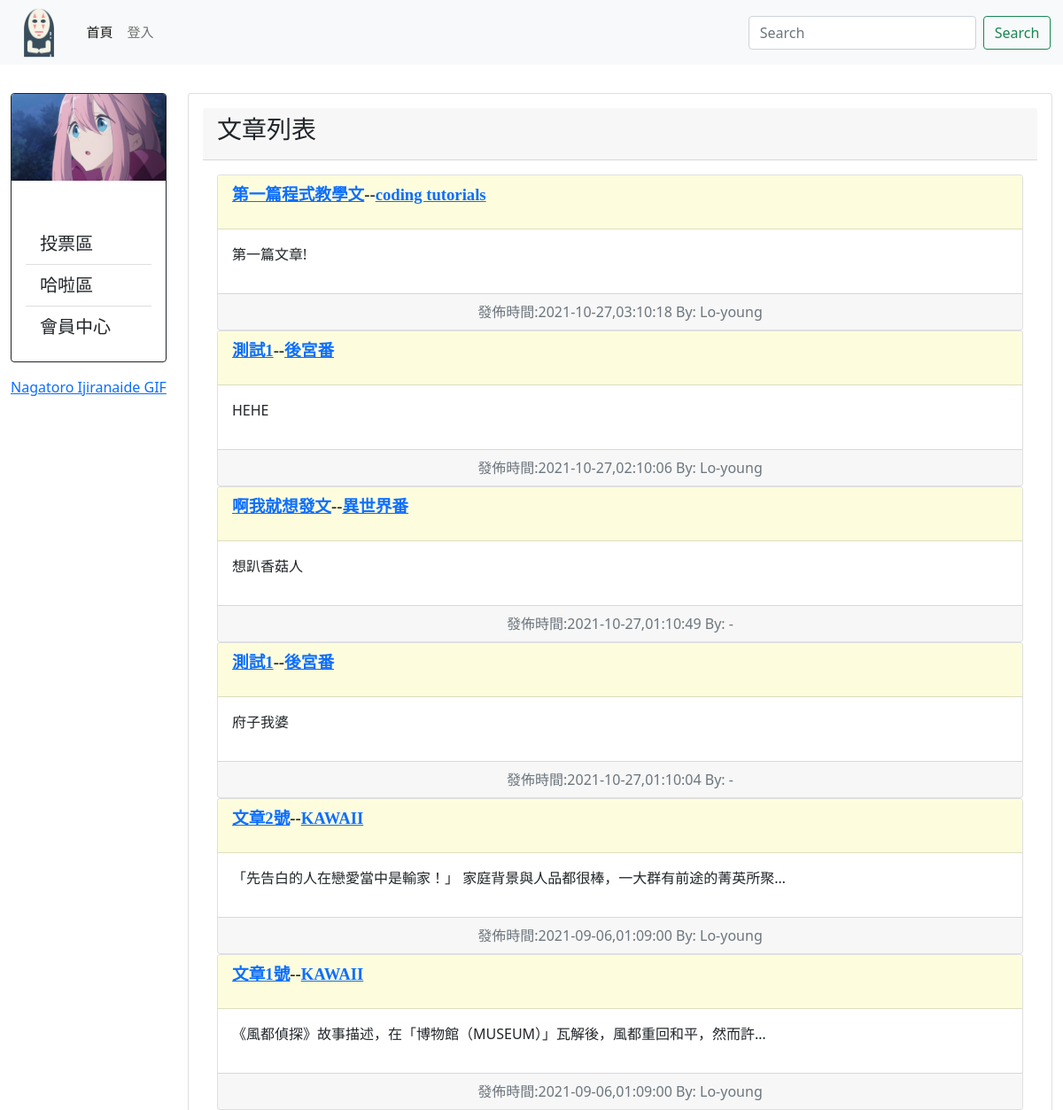
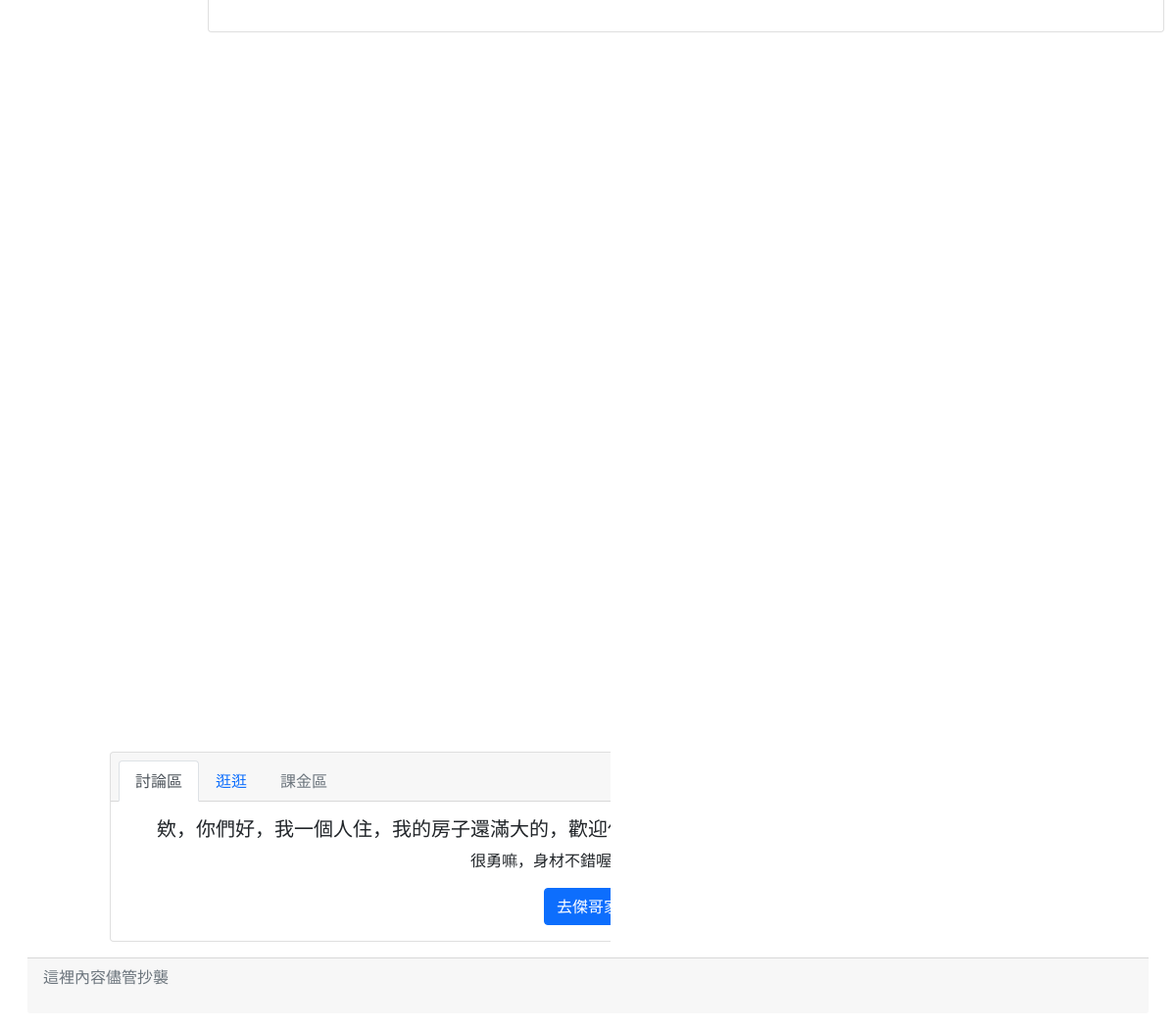
The page / on the database its author committed (2 pictures, top to bottom).
### mainsite/models.py (models this page shows, shortened)
class Post(models.Model):
	pub_title=models.CharField(max_length=200)
	title_tag=models.CharField(max_length=255)
	author=models.ForeignKey(User,on_delete=models.CASCADE)
	pub_body=models.TextField()
	category=models.CharField(max_length=255,default='KAWAII')
	slug=models.CharField(max_length=200)
	pub_date=models.DateTimeField(auto_now_add=True)

### mainsite/views.py (the view)
# urls.py: path('',HomeView.as_view(),name="home"),
class HomeView(ListView):
	model=Post
	template_name="index.html"
	cats=Category.objects.all()
	ordering=['-pub_date']
	def get_context_data(self,*args,**kwargs): #要在不同頁面也能看到下拉式選單的話需在每個View加上這段
		category_menu=Category.objects.all()
		context = super(HomeView,self).get_context_data(*args,**kwargs)
		context["category_menu"] = category_menu
		return context

### mainsite/templates/index.html (shortened to what this page needs)
{%extends 'base.html'%}
{% load embed_video_tags %}
{%block headmessage%}
    <h3 style="font-family: 微軟正黑體;">文章列表</h3>
{%endblock%}
{%block content%}
    {%for post in object_list %}
    <div class="card">
        <div class="card-header" style="background-color: rgb(253, 253, 221);">
            <p style="font-family: 微軟正黑體;font-size: 14pt;font-weight: bold;">
                <a href="{% url 'post_detail' post.pk %}">{{post.pub_title}}</a>--<a href="{% url 'category_page' post.category %}">{{post.category}}</a>
            </p>
        </div>
        <div class="card-body">
            <p>{{post.pub_body | truncatechars:40}}</p>
        </div>
        <div class="card-footer text-muted" style="text-align: center;">
            發佈時間:{{post.pub_date | date:"Y-m-d,h:m:s"}} By: {{post.author.first_name}}-{{post.author.last_name}}
        </div>
    </div>
    {%endfor%}
{%endblock%}

### rows shown on the page
Post: pub_title "第一篇程式教學文", category "coding tutorials", pub_body "第一篇文章!", pub_date "2021-10-27,03:10:18", author.first_name "Lo", author.last_name "young"
Post: pub_title "測試1", category "後宮番", pub_body "HEHE", pub_date "2021-10-27,02:10:06", author.first_name "Lo", author.last_name "young"
Post: pub_title "啊我就想發文", category "異世界番", pub_body "想趴香菇人", pub_date "2021-10-27,01:10:49"
Post: pub_title "測試1", category "後宮番", pub_body "府子我婆", pub_date "2021-10-27,01:10:04"
Post: pub_title "文章2號", category "KAWAII", pub_body "「先告白的人在戀愛當中是輸家！」 家庭背景與人品都很棒，一大群有前途的菁英所聚…", pub_date "2021-09-06,01:09:00", author.first_name "Lo", author.last_name "young"
Post: pub_title "文章1號", category "KAWAII", pub_body "《風都偵探》故事描述，在「博物館（MUSEUM）」瓦解後，風都重回和平，然而許…", pub_date "2021-09-06,01:09:00", author.first_name "Lo", author.last_name "young"
